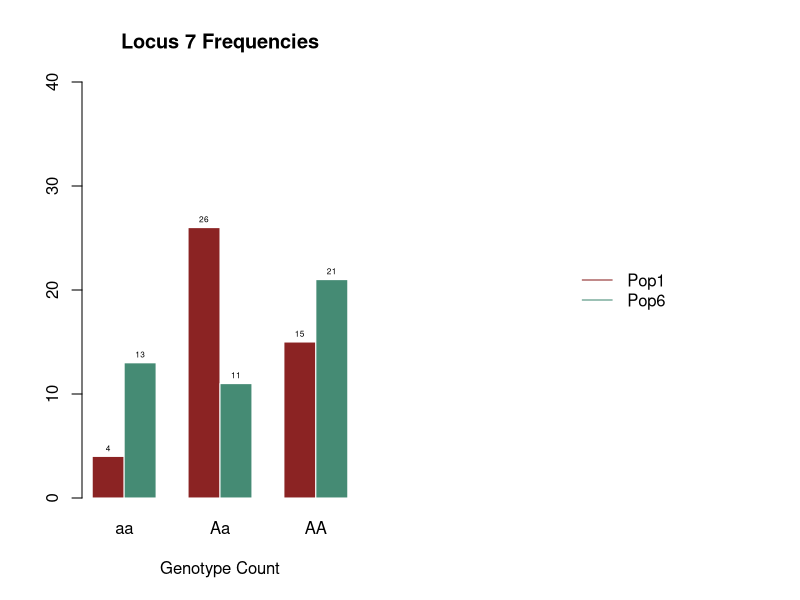
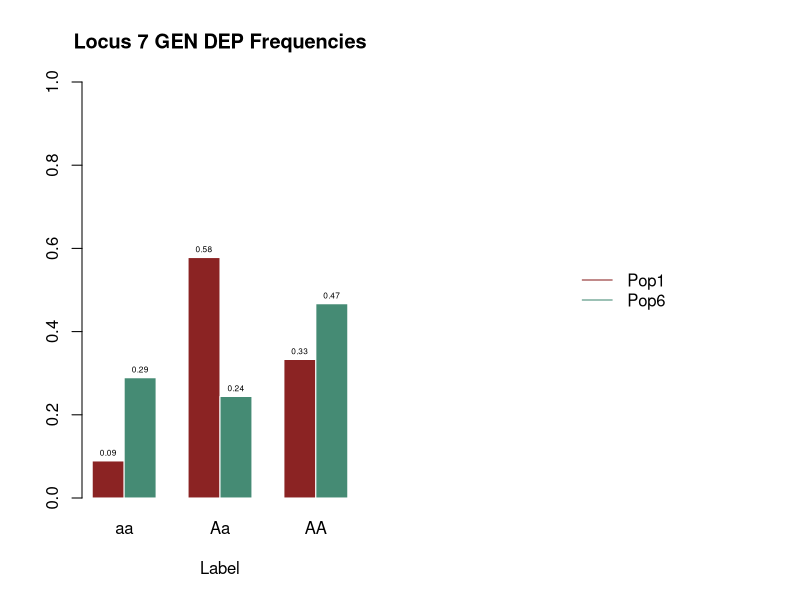
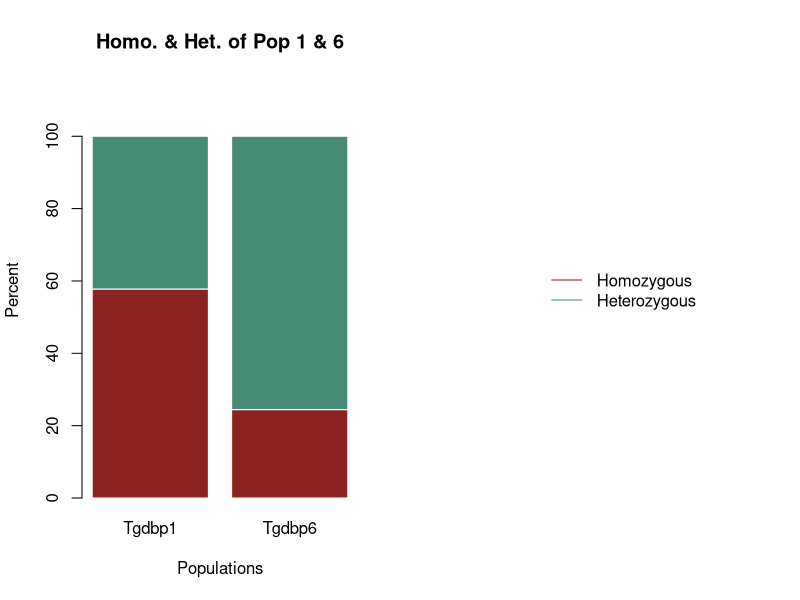
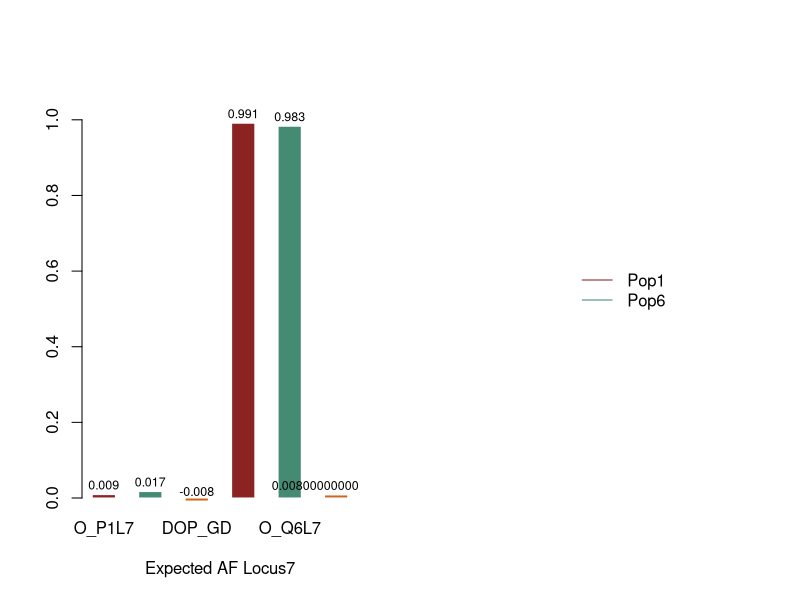
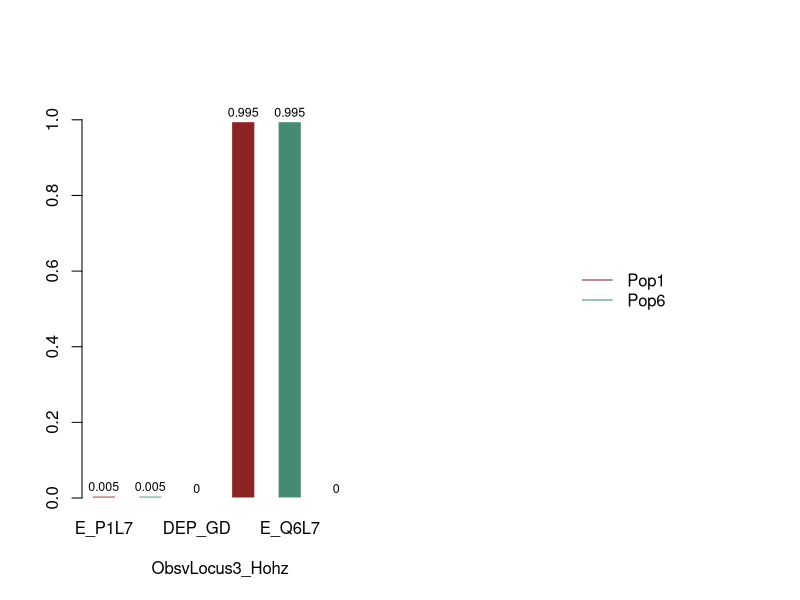
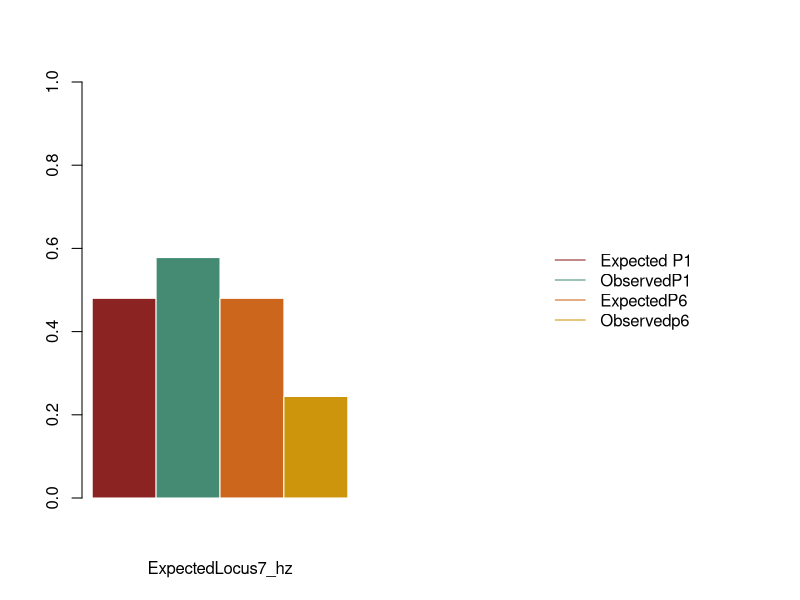
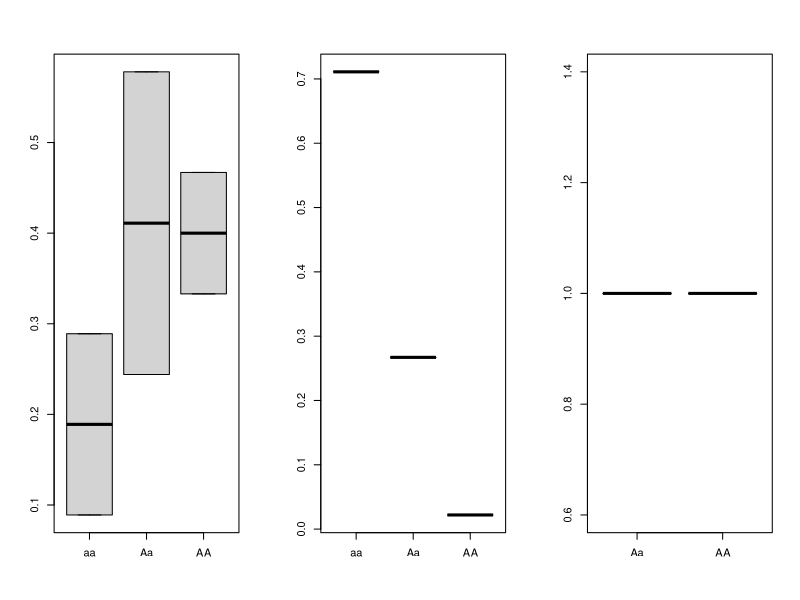

The R script that drew these images, in order:
## ---- chunk 1
library(dplyr)
## ---- chunk 2
set.seed(123)
n_indv <- 45
n_loci <- 15
n_pop <- 3

## ---- chunk 3
#Population 1
p_1 <- 0.6
q_1 <- 1 - p_1
Pop_1 <- data.frame(matrix(sample(c("AA", "Aa", "aa"), size = n_indv * n_loci, replace = TRUE,prob = c(p_1^2, 2 * p_1 * q_1, q_1^2)),nrow = n_indv,ncol = n_loci))
rownames(Pop_1) <- paste0("Indv_A.", 1:n_indv)
colnames(Pop_1) <- paste0("Genotype_Locus", 1:n_loci)


#Population 2
p_2 <- 0.2
q_2 <- 1 - p_2

Pop_2 <- data.frame(matrix(sample(c("AA", "Aa", "aa"), size = n_indv * n_loci, replace = TRUE,prob = c(p_2^2, 2 * p_2 * q_2, q_2^2)),nrow = n_indv,ncol = n_loci))
rownames(Pop_2) <- paste0("Indv_B.", 1:n_indv)
colnames(Pop_2) <- paste0("Genotype_Locus", 1:n_loci)

#Population 3
p_3 <- 0.9
q_3 <- 1 - p_3
Pop_3 <- data.frame(matrix(sample(c("AA", "Aa", "aa"), size = n_indv * n_loci, replace = TRUE,prob = c(p_3^2, 2 * p_3 * q_3, q_3^2)),nrow = n_indv,ncol = n_loci))
rownames(Pop_3) <- paste0("Indv_C.", 1:n_indv)
colnames(Pop_3) <- paste0("Genotype_Locus", 1:n_loci)

#Population 4
p_4 <- 0.5
q_4 <- 1 - p_4
Pop_4 <- data.frame(matrix(sample(c("AA", "Aa", "aa"), size = n_indv * n_loci, replace = TRUE,prob = c(p_4^2, 2 * p_4 * q_4, q_4^2)),nrow = n_indv,ncol = n_loci))
rownames(Pop_4) <- paste0("Indv_D.", 1:n_indv)
colnames(Pop_4) <- paste0("Genotype_Locus", 1:n_loci)

#Population 5
p_5 <- 0.7
q_5 <- 1 - p_5
Pop_5 <- data.frame(matrix(sample(c("AA", "Aa", "aa"), size = n_indv * n_loci, replace = TRUE,prob = c(p_5^2, 2 * p_5 * q_5, q_5^2)),nrow = n_indv,ncol = n_loci))
rownames(Pop_5) <- paste0("Indv_E", 1:n_indv)
colnames(Pop_5) <- paste0("Genotype_Locus", 1:n_loci)

head(Pop_1)
head(Pop_2)
head(Pop_3)
head(Pop_4)
head(Pop_5)
## ---- chunk 4

sample(n_pop,3)
#Sampling populations 1, 2, & 3
sample(n_loci, 1)
#Sampling Locus 7
## ---- chunk 5
#Population 6: Mirrors Population 1 but shows consequences of inbreeding

#The inbreeding co-efficient  (F) is "The probability that an individual has two alleles at a locus that are identical by descent, ranging from 0 (non-inbred) to 1 (completely inbred). Since it reflects the degree of inbreeding in a population, it influences the frequency and homozygotes and heterozygotes."
#FIS: INBREEDING WITHIN A SINGLE SUB-POPULAITON

# Pedigree F = (sum) (1/2 ^ (n + n' + 1 )) * 1 + Fa
#Fa is the inbreeding coefficient of an ancestor and n and n' are the number of generations from each parent to the common ancestor.

#F(ROH) is the genomic F; which is obtained by assessing runs of homozygosity. Actual autozygosty can vary to a wider degree than the pedigree expected average. 
#Offspring of self-fertilization F = 0.50. 
#Offspring of full-siblings or parent-offspring F = 0.25
#Offspring of half-siblings F = 0.125(1-F)
#Offspring of first cousings F = 0.0625 
#Negative Assortive mating results in a negative Fis value which increases heterozygosity 
#Genetic drift or inbreednig effect of small populations shows that all individuals of a small population eventually become related over time, which increases the population's average Fst, leading to a gradual loss of heterozygosity. 


#Introducing the F-value within the genotype (?) frequency equation looks like: 
#Since inbreeding redistributes genotypes, allele frequencies themselves do not change. 
#Homo A' = p^2 + pF (or, p^2 + pqF)
#homo A = q^2 + pqF
#heterozygote: 2pq(1-F)
F_valuesP6 <- c(0.0625, 0.125, 0.25, 0.5)
F_p6 <- sample(F_valuesP6, 1)
F_p6
F_p6 <- 0.5
p_6 <- 0.6 
q_6 <- 1 - p_6 
Pop_6 <- data.frame(matrix(sample(c("AA", "Aa", "aa"), size = n_indv * n_loci, replace = TRUE,prob = c(p_6^2, ((2 * p_6 * q_6) * (1 - F_p6)), q_6^2)),nrow = n_indv, ncol = n_loci)) 
rownames(Pop_6) <- paste0("Indv_F.", 1:n_indv) 
colnames(Pop_6) <- paste0("Genotype_Locus", 1:n_loci)
Pop_6





#Population 7: Mirrors Population 2 but shows consequences of genetic drift after x generations
#FST: INBREEDING BETWEEN SUBPOPULATIONS
#FIT: INBREEDING ACROSS THE WHOLE POPULATION

#Heterozygous affect 2(pq)(1-Fst)
#pq in above equations have little hats, basically the same as population 6's equation but fashionable
#values of 0.00-0.05 show little to no drift. There is high gene flow
#values of 0.05-0.15 show moderate, ongoing genetic drift in partially isolated subpopulations with limited gene flow
#values of 0.15-0.25 shows strong genetic drift and polonged isolation; sub-populations have noticably diverged in allele frequencies
#values greater then 0.25 show severe-drift or near coplete isolation. Subpopulations are approachinng fixation for different alleles (FST = 1.0 for complete fixation)

F_values_P7 <- c(0.05, 0.10, 0.15, 0.20, 0.25)
Fst_p7 <- sample(F_values_P7, 1)
Fst_p7
#calculate p hat and q hat...
p_7 <- 0.2
q_7 <- 1 - p_7
Pop_7 <- data.frame(matrix(sample(c("AA", "Aa", "aa"), size = n_indv * n_loci, replace = TRUE,prob = c(p_7^2, ((2 * p_7 * q_7) * (1 - F)), q_7^2)),nrow = n_indv,ncol = n_loci)) 
rownames(Pop_7) <- paste0("Indv_G.", 1:n_indv) 
colnames(Pop_7) <- paste0("Genotype_Locus", 1:n_loci)  
Pop_7

#Population 8: Mirrors Population 3 but shows consequences of fixation 

F_values_P8 <- c(0.25, 0.35, 0.45, 0.55, 0.65, 0.75, 0.85, 0.95)
Fst_p8 <- sample(F_values_P8, 1)
Fst_p8
#need to calculate pq hat from pop3
p_8 <- 0.9
q_8 <- 1 - p_8
Pop_8 <- data.frame(matrix(sample(c("AA", "Aa", "aa"), size = n_indv * n_loci, replace = TRUE,prob = c(p_8^2, 2 * p_8 * q_8, q_8^2)),nrow = n_indv,ncol = n_loci)) 
rownames(Pop_8) <- paste0("Indv_H.", 1:n_indv) 
colnames(Pop_8) <- paste0("Genotype_Locus", 1:n_loci)   


## ---- chunk 6
#Binding genotype counts per (original) population

#Testing locus 7 at populations 1, 2, 3 

#genetic depression
gd_locus7 <- rbind(table(Pop_1$Genotype_Locus7), table(Pop_6$Genotype_Locus7))
rownames(gd_locus7) <- c("Pop_1", "Pop_6")

#genetic drift
gdf_locus7 <- rbind(table(Pop_2$Genotype_Locus7), table(Pop_7$Genotype_Locus7))
rownames(gdf_locus7) <- c("Pop_2", "Pop_7")

#allele fixation
afx_locus7 <- rbind(table(Pop_3$Genotype_Locus7), table(Pop_8$Genotype_Locus7))
rownames(afx_locus7) <- c("Pop_3", "Pop_8")

#Checking tables

gd_locus7

gdf_locus7

afx_locus7
## ---- chunk 7
#Defining frequencies for Locus 7 
#Genetic Depression
#population 1
fq_gdP1 <- gd_locus7[1,]/ sum(gd_locus7[1,])
fq_gdP1 <- round(fq_gdP1, digits = 3)



#Population 6
fq_gdP6 <- gd_locus7[2,] / sum(gd_locus7[2,])
fq_gdP6 <- round(fq_gdP6, digits = 3)

fq_gdP6


fq_GD <- rbind(fq_gdP1, fq_gdP6)
fq_GD

#Genetic Drift
#Population 2

fq_gdfP2 <- gdf_locus7[1,] / sum(gdf_locus7[1,])
fq_gdfP2 <- round(fq_gdfP2, digits = 3)

fq_gdfP2


#Population 7
fq_gdfP7 <- gdf_locus7[2,] / sum(gdf_locus7[2,])
fq_gdfP7 <- round(fq_gdfP7, digits = 3)

fq_gdfP7

fq_GDF <- rbind(fq_gdfP2, fq_gdfP7)
fq_GDF

dim(fq_GDF)
  
#Fixation
#Population 3
fq_afxP3 <-  afx_locus7[1,] / afx_locus7[1,]
fq_afxP3 <- round(fq_afxP3, digits = 3)

fq_afxP3

#Population 8
fq_afxP8 <-  afx_locus7[2,] / afx_locus7[2,]
afx_gcP8 <- round(fq_afxP8, digits = 5)

fq_afxP8

fq_AFX <- rbind(fq_afxP3, fq_afxP8)
fq_AFX
## ---- chunk 8
#Homozygosity & Heterozygosity percentages

#Genetic Inbreeding
HMP1L7 <- sum(gd_locus7[1,1] + gd_locus7[1,3]) / sum(gd_locus7[1,]) * 100
HTP1L7 <- 100 - HMP1L7
HMP1L7
HTP1L7

HMP6L7 <- sum(gd_locus7[2,1] + gd_locus7[2,3]) / sum(gd_locus7[2,]) * 100
HTP6L7 <- 100 - HMP6L7
HMP6L7
HTP6L7

GD_HTL7 <- c(HTP1L7, HTP6L7)
GD_HTL7 <- round(GD_HTL7, digits = 3)
GD_HTL7

GD_HML7 <- c(HMP1L7, HMP6L7)
GD_HML7 <- round(GD_HML7, digits = 3)
GD_HML7

T_GD_HTL7 <- cbind(GD_HTL7, GD_HML7)

rownames(T_GD_HTL7) <- c("Pop_1", "Pop_6")
colnames(T_GD_HTL7) <- c("Homozygosity % ", "Heterozygosity %")
T_GD_HTL7


#Genetic Drift

HMP2L7 <-  sum(gdf_locus7[1,1] + gdf_locus7[1,3]) / sum(gdf_locus7[1,]) * 100
HTP2L7 <- 100 - HMP2L7
HMP2L7
HTP2L7

HMP7L7<-  sum(gdf_locus7[2,1] + gdf_locus7[2,3]) / sum(gdf_locus7[2,]) * 100
HTP7L7 <- 100 - HMP7L7
HTP7L7
HMP7L7

GDF_HTL7 <- c(HTP2L7, HTP7L7)
GDF_HTL7 <- round(GDF_HTL7, digits = 3)


GDF_HML7 <- c(HMP1L7, HMP7L7)
GDF_HML7 <- round(GDF_HML7, digits = 3)

T_GDF_HTL7 <- cbind(GDF_HTL7, GDF_HML7)

rownames(T_GDF_HTL7) <- c("Pop_2", "Pop_7")
colnames(T_GDF_HTL7) <- c("Homozygosity % ", "Heterozygosity %")
T_GDF_HTL7

#Allele Fixation
HMP3L7 <-  sum(0 + afx_locus7[1,2]) / sum(afx_locus7[1,]) * 100
HTP3L7 <- 100 - HMP3L7
HMP3L7
HTP3L7

HMP8L7<-  sum(0 + afx_locus7[2,2]) / sum(gd_locus7[2,]) * 100
HTP8L7 <- 100 - HMP8L7
HTP8L7
HMP8L7


AFX_HTL7 <- c(HTP3L7, HTP8L7)
AFX_HTL7 <- round(AFX_HTL7, digits = 3)


AFX_HML7 <- c(HMP3L7, HMP8L7)
AFX_HML7 <- round(AFX_HML7, digits = 3)



T_AFX_HTL7 <- cbind(AFX_HTL7, AFX_HML7)

rownames(T_AFX_HTL7) <- c("Pop_3", "Pop_8")
colnames(T_AFX_HTL7) <- c("Homozygosity % ", "Heterozygosity %")
T_AFX_HTL7


#colnames(RBHHL3) <- c("Pop_1", "Pop_2", "Pop_3")
#rownames(RBHHL3) <- c("Homozygosity % ", "Heterozygosity %")
#RBHHL3
#RBHHL3.1
## ---- chunk 9



#Expected allele frequencies

#Population 1

E_P1L7 <- c(p =  (2 * p_1 * q_1) / (2 * n_indv))
E_P1L7 <- round(E_P1L7, digits = 3)
E_P1L7
E_Q1L7 <- c( 1 - E_P1L7)
E_Q1L7 <- round(E_Q1L7, digits = 3)
E_Q1L7


#Population 6

E_P6L7 <- c(p =  (2 * p_6 * q_6) / (2 * n_indv))
E_P6L7 <- round(E_P1L7, digits = 3)
E_P6L7
E_Q6L7 <- c( 1 - E_P1L7)
E_Q6L7 <- round(E_Q1L7, digits = 3)
E_Q6L7

#diff
DEP_GD <- sum(E_P1L7 - E_P6L7)
DEQ_GD <- sum(E_Q1L7 - E_Q6L7)

#Comparision
GDEAFL7 <- cbind(E_P1L7, E_P6L7,DEP_GD, E_Q1L7, E_Q6L7, DEQ_GD)
GDEAFL7



#Population 2
E_P2L7 <- c(p =  (2 * p_2 * q_2) / (2 * n_indv))
E_P2L7 <- round(E_P2L7, digits = 3)
E_P2L7
E_Q2L7 <- c( 1 - E_P2L7)
E_Q2L7 <- round(E_Q2L7, digits = 3)
E_Q2L7


#Population 7
E_P7L7 <- c(p =  (2 * p_7 * q_7) / (2 * n_indv))
E_P7L7 <- round(E_P2L7, digits = 3)
E_P7L7
E_Q7L7 <- c( 1 - E_P2L7)
E_Q7L7 <- round(E_Q2L7, digits = 3)
E_Q7L7

#diff
DEP_GDF <- sum(E_P2L7 - E_P7L7)
DEQ_GDF <- sum(E_Q2L7 - E_Q7L7)

#Comparision
GDF_EAFL7 <- cbind(E_P2L7, E_P7L7,DEP_GDF, E_Q2L7, E_Q7L7, DEQ_GDF)
GDF_EAFL7

#Population 3
E_P3L7 <- c(p =  (2 * p_3 * q_3) / (2 * n_indv))
E_P3L7 <- round(E_P3L7, digits = 3)
E_P3L7
E_Q3L7 <- c( 1 - E_P3L7)
E_Q3L7 <- round(E_Q3L7, digits = 3)
E_Q3L7

#Population 8
E_P8L7 <- c(p =  (2 * p_3 * q_3) / (2 * n_indv))
E_P8L7 <- round(E_P3L7, digits = 3)
E_P8L7
E_Q8L7 <- c( 1 - E_P3L7)
E_Q8L7 <- round(E_Q3L7, digits = 3)
E_Q8L7

#diff
DEP_AFX <- sum(E_P3L7 - E_P8L7)
DEQ_AFX <- sum(E_Q3L7 - E_Q8L7)

#Comparision
AFX_EAFL7 <- cbind(E_P3L7, E_P8L7,DEP_AFX, E_Q3L7, E_Q8L7, DEQ_AFX)
AFX_EAFL7



#Observed allele frequencies at each sampled population: L7

#Population 1

O_P1L7 <- c(p2o =  2 * (fq_GD[1,1] + fq_GD[1,3]) / (2 * n_indv))
O_P1L7 <- round(O_P1L7, digits = 3)
O_P1L7
O_Q1L7 <-c( 1 - O_P1L7 )
O_Q1L7 <- round(O_Q1L7, digits = 3)
O_Q1L7

#Population 6

O_P6L7 <- c(p2o =  2 * (fq_GD[2,1] + fq_GD[2,3]) / (2 * n_indv))
O_P6L7 <- round(O_P6L7, digits = 3)
O_P6L7
O_Q6L7 <-c( 1 - O_P6L7 )
O_Q6L7 <- round(O_Q6L7, digits = 3)
O_Q6L7

#diff
DOP_GD <- sum(O_P1L7 - O_P6L7)
DOQ_GD <- sum(O_Q1L7 - O_Q6L7)

#Comparision
GD_OAFL7 <- cbind(O_P1L7, O_P6L7,DOP_GD, O_Q1L7, O_Q6L7, DOQ_GD)
GD_OAFL7


#Population 2

O_P2L7 <- c(p2o =  2 * (fq_GDF[1,1] + fq_GDF[1,3]) / (2 * n_indv))
O_P2L7 <- round(O_P2L7, digits = 3)
O_P2L7
O_Q2L7 <-c( 1 - O_P2L7 )
O_Q2L7 <- round(O_Q2L7, digits = 3)
O_Q2L7

#Population 7

O_P7L7 <- c(p2o =  2 * (fq_GDF[2,1] + fq_GDF[2,3]) / (2 * n_indv))
O_P7L7 <- round(O_P7L7, digits = 3)
O_P7L7
O_Q7L7 <-c( 1 - O_P7L7 )
O_Q7L7 <- round(O_Q7L7, digits = 3)

#diff
DOP_GDF <- sum(O_P2L7 - O_P7L7)
DOQ_GDF <- sum(O_Q2L7 - O_Q7L7)

#Comparision
GDF_OAFL7 <- cbind(O_P2L7, O_P7L7,DOP_GDF, O_Q2L7, O_Q7L7, DOQ_GD)
GDF_OAFL7


#Population 3

O_P3L7 <- c(p3o =  2 * (fq_AFX[1,1] + fq_AFX[1,2]) / (2 * n_indv))
O_P3L7 <- round(O_P3L7, digits = 3)
O_P3L7
O_Q3L7 <-c( 1 - O_P3L7 )
O_Q3L7 <- round(O_Q3L7, digits = 3)
O_Q3L7

#Population 8

O_P8L7 <- c(p2o =  2 * (fq_AFX[2,1] + fq_AFX[2,2]) / (2 * n_indv))
O_P8L7 <- round(O_P8L7, digits = 3)
O_P8L7
O_Q8L7 <-c( 1 - O_P8L7 )
O_Q8L7 <- round(O_Q8L7, digits = 3)
O_Q8L7

#diff
DOP_AFX <- sum(O_P3L7 - O_P8L7)
DOQ_AFX <- sum(O_Q3L7 - O_Q8L7)

#Comparision
AFX_OAFL7 <- cbind(O_P3L7, O_P8L7,DOP_GD, O_Q3L7, O_Q8L7, DOQ_GD)
AFX_OAFL7



#AEPFL3 <- cbind(E_P2L3, E_P3L3, E_P4L3)
#AEQFL3 <- cbind(E_Q2L3, E_Q3L3, E_Q4L3)

#AEAFL3 <- rbind(AEPFL3, AEQFL3)
#colnames(AEAFL3) <- c("Population 2", "Population 3", "Population 4")
#rownames(AEAFL3) <- c("P Frequency", "Q Frequency")
#AEAFL3
## ---- chunk 10
#Expected at each population for Locus 7

#For populations 1

EHZP1L7 <- c(Aa =  2 * p_1 * q_1)
EHZP1L7 

#Population 6
EHZP6L7 <- c(Aa =  2 * p_6 * q_6)
EHZP6L7 

#For populations 2 

EHZP2L7 <- c(Aa =  2 * p_2 * q_2)
EHZP2L7 

#For population 7
EHZP7L7 <- c(Aa =  2 * p_7 * q_7)
EHZP7L7 


#For populations 3

EHZP3L7 <- c(Aa =  2 * p_3 * q_3)
EHZP3L7 

#For population 8
EHZP8L7 <- c(Aa =  2 * p_8 * q_8)
EHZP8L7 

#AEHZL7 <- rbind(EHZP1L7, EHZP2L7, EHZP3L7)

#AEHZL7


#Observed
#Population 1

OHZP1L7 <- c(Aa =  fq_GD[1,2])
OHZP1L7 

#Population 6

OHZP6L7 <- c(Aa =  fq_GD[2,2])
OHZP6L7 

#Population 2
OHZP2L7 <- c(Aa =  fq_GDF[1,2])
OHZP2L7 

#Population 7
OHZP7L7 <- c(Aa =  fq_GDF[2,2])
OHZP7L7 

#Population 3
OHZP3L7 <- c(Aa =  fq_AFX[1,2])
OHZP3L7 

#Population 8

OHZP8L7 <- c(Aa =  fq_AFX[2,2])
OHZP8L7 

#Inbreeding
AOHZGDL7 <- rbind(OHZP1L7, OHZP3L7)
AOHZGDL7

#Drift
AOHZGDFL7 <- rbind(OHZP2L7, OHZP6L7)
AOHZGDFL7

#Fixation

AOHZAFXL7 <- rbind(OHZP3L7, OHZP6L7)
AOHZAFXL7
fq_AFX
## ---- chunk 11
#FIs = Ho - He / He or something
#yeah booooyyyyy


#Population 1
GD_FP1 <- ((OHZP1L7 - EHZP1L7)/EHZP1L7)

#Population 6
GD_FP6 <- ((OHZP6L7 - EHZP6L7)/EHZP6L7)

#Comparison Table
GD_FC <- data.frame(rbind(GD_FP1, GD_FP6))
GD_FC <- round(GD_FC, digits = 3)
rownames(GD_FC) <- c("Pop 1", "Pop 6")
colnames(GD_FC) <- paste0("F-value")
GD_FC

#Population 2
GDF_FP2 <- ((OHZP2L7 - EHZP2L7)/EHZP2L7)

#Population 7
GDF_FP7 <- ((OHZP7L7 - EHZP7L7)/EHZP7L7)

#Comparison
GDF_FC <- data.frame(rbind(GDF_FP2, GDF_FP7))
GDF_FC <- round(GDF_FC, digits = 3)
rownames(GDF_FC) <- c("Pop 2", "Pop 7")
colnames(GDF_FC) <- paste0("F-value")
GDF_FC


#Population 3
GD_FP3 <- ((OHZP3L7 - EHZP3L7)/EHZP3L7)

#Population 8
GD_FP8 <- ((OHZP8L7 - EHZP8L7)/EHZP8L7)

#Comparison
AFX_FC <- data.frame(rbind(GD_FP3, GD_FP8))
AFX_FC <- round(AFX_FC, digits = 3)
rownames(AFX_FC) <- c("Pop 3", "Pop 8")
colnames(AFX_FC) <- paste0("F-value")
AFX_FC
## ---- chunk 12
 ###
## ---- chunk 13
#Grouped Graphs for Genotype Counts

#Genetic Depression: Populations 1 & 6
par(mfrow = c(1,2))

ylimgc <- c(0, 40)
gd_locus7R <- round(gd_locus7, digits = 2)

SPGCL3 <- barplot(gd_locus7, col=colors()[c(36, 12)], border = "white", font.axis = 1, beside = T, xlab="Genotype Count", main = "Locus 7 Frequencies", font.lab=1, ylim = ylimgc)
colnames(SPGCL3) <- c("aa", "Aa", "AA")
text(x = SPGCL3, y = gd_locus7, labels = gd_locus7R, adj = c(.5, -0.75), cex = .5, col = "black")

plot.new()
legend("center", legend = c("Pop1", "Pop6"), col = colors()[c(36, 12, 55)], lty = 1, bty = "n")
## ---- chunk 14
#Grouped Graphs for Genotype Frequencies
par(mfrow = c(1,2))

ylimfq <- c(0, 1)
fq_GDR <- round(fq_GD, digits = 2)

SPGFL7 <- barplot(fq_GD, col=colors()[c(36, 12)], border = "white", font.axis = 1, beside = T, xlab="Label", main = "Locus 7 GEN DEP Frequencies", font.lab= 1, ylim = ylimfq)
colnames(SPGFL7) <- c("aa", "Aa", "AA")
text(x = SPGFL7, y = fq_GD, labels = fq_GDR, adj = c(.5, -0.75), cex = .5, col = "black")

plot.new()
legend("center", legend = c("Pop1", "Pop6"), col = colors()[c(36, 12)], lty = 1, bty = "n")

## ---- chunk 15
##########dont know why labels arent showin up right##############
par(mfrow = c(1,2))

 
Tgdbp1 <-c(57.78, 42.22)
Tgdbp6 <- c(24.44, 75.56 )
ylimtgd <- c(0,115)

T_GD_HTL7.BP <- cbind(Tgdbp1, Tgdbp6)

SPHHL7 <- barplot(T_GD_HTL7.BP, col=colors()[c(36,12)], border = "white", font.axis = 1, ylab = "Percent", xlab = "Populations", main = "Homo. & Het. of Pop 1 & 6", font.lab = 1, ylim = ylimtgd) 
text(x = T_GD_HTL7.BP, y = T_GD_HTL7, labels = T_GD_HTL7, adj = c(.5, -0.5), cex = .8, col = "black")


plot.new()
legend("center", legend = c("Homozygous", "Heterozygous"), col = colors()[c(36, 12)], lty = 1, bty = "n")
## ---- chunk 16
par(mfrow = c(1,2))
ylimfqh <- c(0, 1.1)

OAFBP <- barplot(GD_OAFL7, col=colors()[c(36, 12, 55)], border = "white", font.axis = 1, beside = T, xlab="Expected AF Locus7", font.lab=1, ylim = ylimfqh)
#rownames(AEAFL11) <- c("P_p2", "QP2", "P_P3", "QP3", "P_P4", "QP4")
text(x = OAFBP, y = GD_OAFL7, labels = GD_OAFL7, adj = c(.5, -0.5), cex = .75, col = "black")

plot.new()
legend("center", legend = c("Pop1", "Pop6"), col = colors()[c(36, 12)], lty = 1, bty = "n")

par(mfrow = c(1,2))
EAFBP <- barplot(GDEAFL7, col=colors()[c(36, 12, 55)], border = "white", font.axis = 1, beside = T, xlab="ObsvLocus3_Hohz", font.lab=1, ylim = ylimfqh)
#rownames(AOAFL11) <- c("Pop2", "Pop3", "Pop4")
text(x = EAFBP, y = GDEAFL7, labels = GDEAFL7, adj = c(.5, -0.5), cex = .75, col = "black")


plot.new()
legend("center", legend = c("Pop1", "Pop6"), col = colors()[c(36, 12)], lty = 1, bty = "n")
## ---- chunk 17

par(mfrow = c(1,2))
ylimfqh <- c(0, 1)

EHZV <- matrix(cbind(EHZP1L7, OHZP1L7, EHZP6L7, OHZP6L7))
rownames(EHZV) <- c("Pop1", "Pop6", "P1", "P6")

EHZBP <- barplot(EHZV, col=colors()[c(36, 12, 55, 78)], border = "white", font.axis = 1, beside = T, xlab="ExpectedLocus7_hz", font.lab=1, ylim = ylimfqh)
text(x = EHZBP, y = EHZBP, labels = EHZV, adj = c(.5, -0.5), cex = .75, col = "black")

plot.new()
legend("center", legend = c("Expected P1", "ObservedP1", "ExpectedP6", "Observedp6"), col = colors()[c(36, 12, 55, 78)], lty = 1, bty = "n")
## ---- chunk 18
par(mfrow = c(1,3))
boxplot(fq_GD)
boxplot(fq_GDF)
boxplot(fq_AFX)
#These essentially just show that populations one and 6 have the most variation. 
#How do things (F) change with using obsv instead of expected?

## ---- chunk 19
#stats...
